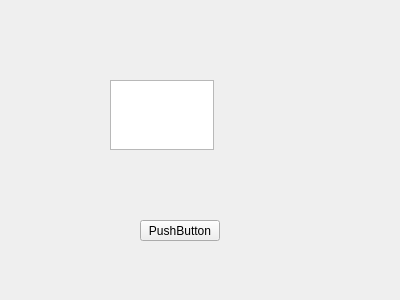
<?xml version="1.0" encoding="UTF-8"?>
<ui version="4.0">
 <class>Form2</class>
 <widget class="QWidget" name="Form2">
  <property name="geometry">
   <rect>
    <x>0</x>
    <y>0</y>
    <width>400</width>
    <height>300</height>
   </rect>
  </property>
  <property name="windowTitle">
   <string>Form</string>
  </property>
  <widget class="QPlainTextEdit" name="plainTextEdit">
   <property name="geometry">
    <rect>
     <x>110</x>
     <y>80</y>
     <width>104</width>
     <height>70</height>
    </rect>
   </property>
  </widget>
  <widget class="QPushButton" name="pushButton">
   <property name="geometry">
    <rect>
     <x>140</x>
     <y>220</y>
     <width>80</width>
     <height>21</height>
    </rect>
   </property>
   <property name="text">
    <string>PushButton</string>
   </property>
  </widget>
 </widget>
 <resources/>
 <connections/>
</ui>
